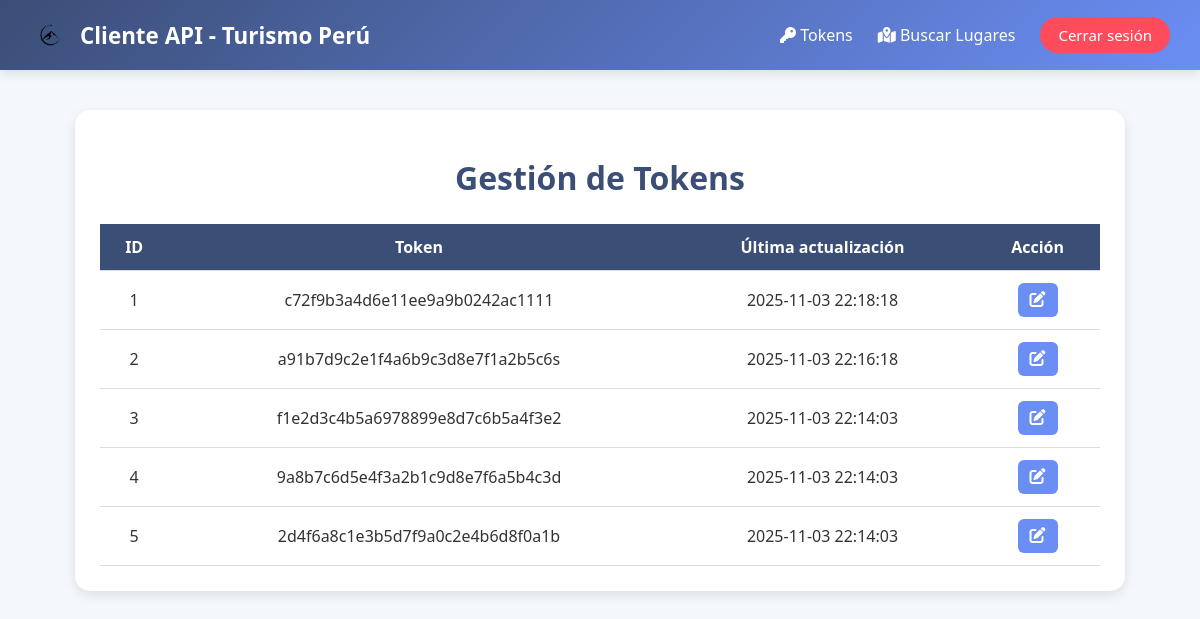
/views/dashboard.php (signed in), run on an earlier commit of the app's database.
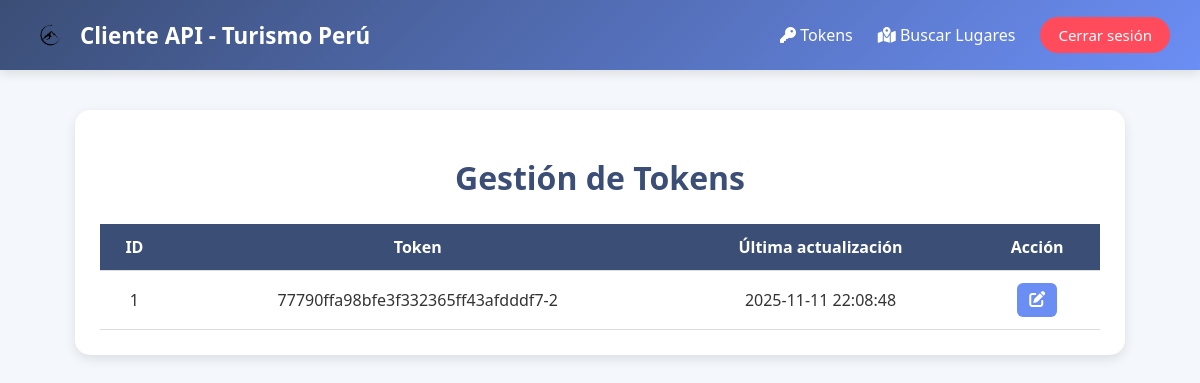
And on a later commit of the database.
### tables this page shows
CREATE TABLE `token_api` (
  `id` int(11) NOT NULL,
  `token` varchar(255) NOT NULL,
  `ultima_actualizacion` timestamp NOT NULL DEFAULT current_timestamp() ON UPDATE current_timestamp()
);

### views/dashboard.php (the view, shortened to what this page needs)
<?php
require_once __DIR__ . '/../config/config.php';
$stmt = $pdo_cons->query("SELECT * FROM token_api");
$tokens = $stmt->fetchAll(PDO::FETCH_ASSOC);
?>
<!DOCTYPE html>
<html lang="es">
<head>
    <link rel="stylesheet" href="https://cdnjs.cloudflare.com/ajax/libs/font-awesome/6.5.0/css/all.min.css">
</head>
<body>
<nav>
    <div class="logo">
        <img src="../asset/img/logo.png" alt="Logo">
        Cliente API - Turismo Perú
    </div>
    <div class="nav-links">
        <a href="dashboard.php"><i class="fa-solid fa-key"></i> Tokens</a>
        <a href="index_api.php"><i class="fa-solid fa-map-location-dot"></i> Buscar Lugares</a>
        <a href="../logout.php" class="logout-button">Cerrar sesión</a>
    </div>
</nav>
<main>
    <h1>Gestión de Tokens</h1>
    <table>
        <tr>
            <th>ID</th>
            <th>Token</th>
            <th>Última actualización</th>
            <th>Acción</th>
        </tr>
        <?php foreach ($tokens as $t): ?>
            <tr>
                <td><?= htmlspecialchars($t['id']) ?></td>
                <td><?= htmlspecialchars($t['token']) ?></td>
                <td><?= htmlspecialchars($t['ultima_actualizacion'] ?? '—') ?></td>
                <td>
                    <button class="btn-editar" onclick="abrirModal(<?= $t['id'] ?>, '<?= htmlspecialchars($t['token']) ?>')">
                        <i class="fa-solid fa-pen-to-square"></i>
                    </button>
                </td>
            </tr>
        <?php endforeach; ?>
    </table>
</main>
</body>
</html>

### views/dashboard.php (style rules this page uses)
:root { --color-primario: #3b4e76; --color-secundario: #6b8ef5; --color-acento: #ff4b5c; --fondo: #f4f7fb; }
body { font-family: 'Segoe UI', Tahoma, Geneva, Verdana, sans-serif; margin: 0; padding: 0; background-color: var(--fondo); color: #333; }
nav { background: linear-gradient(135deg, var(--color-primario), var(--color-secundario)); display: flex; justify-content: space-between; align-items: center; padding: 15px 30px; box-shadow: 0 4px 10px rgba(0,0,0,0.1); }
.logo { display: flex; align-items: center; gap: 10px; color: white; font-size: 1.4rem; font-weight: bold; }
.logo img { width: 40px; height: 40px; border-radius: 50%; }
.nav-links { display: flex; align-items: center; gap: 25px; }
.nav-links a { color: white; text-decoration: none; font-weight: 500; transition: 0.3s; }
.logout-button { background-color: var(--color-acento); color: white; padding: 8px 18px; border-radius: 25px; text-decoration: none; font-size: 15px; font-weight: 600; transition: all 0.3s ease; }
main { max-width: 1000px; margin: 40px auto; background: #fff; padding: 25px; border-radius: 15px; box-shadow: 0 4px 12px rgba(0,0,0,0.1); animation: fadeInUp 0.8s ease; }
h1 { text-align: center; color: var(--color-primario); }
table { width: 100%; border-collapse: collapse; margin-top: 25px; }
th, td { text-align: center; padding: 12px; border-bottom: 1px solid #ddd; }
th { background-color: var(--color-primario); color: white; }
.btn-editar { background-color: var(--color-secundario); color: white; padding: 8px 12px; border: none; border-radius: 6px; cursor: pointer; transition: all 0.3s ease; font-size: 16px; }

What changed in the data, as far as the page shows it:
removed token_api: id "2", token "a91b7d9c2e1f4a6b9c3d8e7f1a2b5c6s", ultima_actualizacion "2025-11-03 22:16:18"
removed token_api: id "3", token "f1e2d3c4b5a6978899e8d7c6b5a4f3e2", ultima_actualizacion "2025-11-03 22:14:03"
removed token_api: id "4", token "9a8b7c6d5e4f3a2b1c9d8e7f6a5b4c3d", ultima_actualizacion "2025-11-03 22:14:03"
removed token_api: id "5", token "2d4f6a8c1e3b5d7f9a0c2e4b6d8f0a1b", ultima_actualizacion "2025-11-03 22:14:03"
changed token_api id 1: token "c72f9b3a4d6e11ee9a9b0242ac1111" → "77790ffa98bfe3f332365ff43afdddf7-2"; ultima_actualizacion "2025-11-03 22:18:18" → "2025-11-11 22:08:48"
